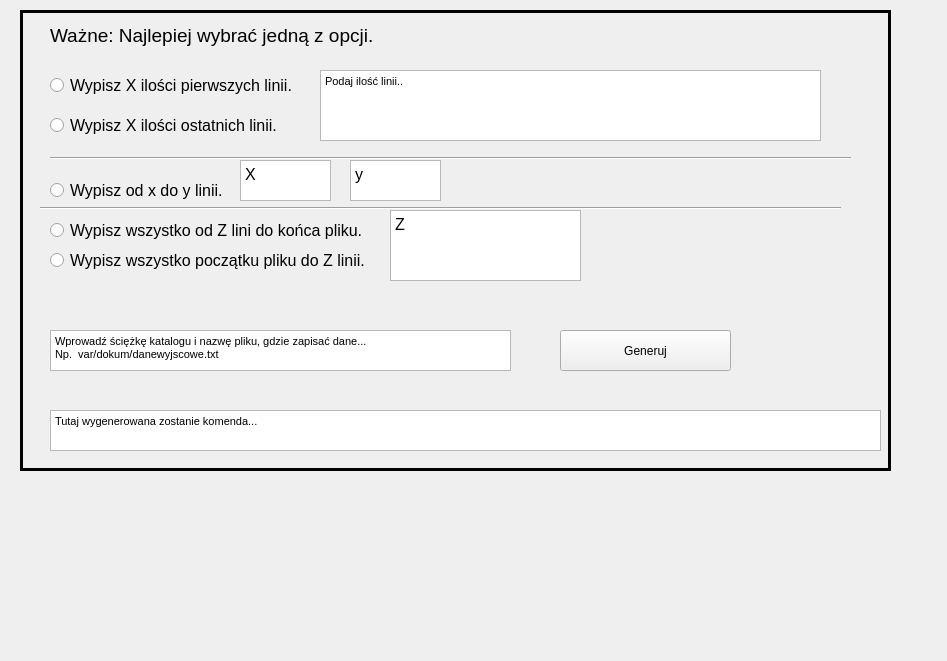
      <widget class="QWidget" name="grepnumLine">
       <property name="geometry">
        <rect>
         <x>0</x>
         <y>0</y>
         <width>947</width>
         <height>661</height>
        </rect>
       </property>
       <attribute name="label">
        <string>Wypisz X linii</string>
       </attribute>
       <widget class="QFrame" name="InfoFileFrame_findline">
        <property name="geometry">
         <rect>
          <x>20</x>
          <y>10</y>
          <width>871</width>
          <height>461</height>
         </rect>
        </property>
        <property name="frameShape">
         <enum>QFrame::Panel</enum>
        </property>
        <property name="frameShadow">
         <enum>QFrame::Plain</enum>
        </property>
        <property name="lineWidth">
         <number>3</number>
        </property>
        <property name="midLineWidth">
         <number>5</number>
        </property>
        <widget class="QTextBrowser" name="textBrowser_awk_cmd">
         <property name="geometry">
          <rect>
           <x>30</x>
           <y>400</y>
           <width>831</width>
           <height>41</height>
          </rect>
         </property>
         <property name="html">
          <string>&lt;!DOCTYPE HTML PUBLIC &quot;-//W3C//DTD HTML 4.0//EN&quot; &quot;http://www.w3.org/TR/REC-html40/strict.dtd&quot;&gt;
&lt;html&gt;&lt;head&gt;&lt;meta name=&quot;qrichtext&quot; content=&quot;1&quot; /&gt;&lt;style type=&quot;text/css&quot;&gt;
p, li { white-space: pre-wrap; }
&lt;/style&gt;&lt;/head&gt;&lt;body style=&quot; font-family:'MS Shell Dlg 2'; font-size:11pt; font-weight:400; font-style:normal;&quot;&gt;
&lt;p style=&quot; margin-top:0px; margin-bottom:0px; margin-left:0px; margin-right:0px; -qt-block-indent:0; text-indent:0px;&quot;&gt;&lt;span style=&quot; font-size:8.25pt;&quot;&gt;Tutaj wygenerowana zostanie komenda...&lt;/span&gt;&lt;/p&gt;&lt;/body&gt;&lt;/html&gt;</string>
         </property>
        </widget>
        <widget class="QPushButton" name="pushButton_awk_generate">
         <property name="geometry">
          <rect>
           <x>540</x>
           <y>320</y>
           <width>171</width>
           <height>41</height>
          </rect>
         </property>
         <property name="text">
          <string>Generuj</string>
         </property>
        </widget>
        <widget class="QTextEdit" name="textEdit_awk_xLine">
         <property name="geometry">
          <rect>
           <x>300</x>
           <y>60</y>
           <width>501</width>
           <height>71</height>
          </rect>
         </property>
         <property name="html">
          <string>&lt;!DOCTYPE HTML PUBLIC &quot;-//W3C//DTD HTML 4.0//EN&quot; &quot;http://www.w3.org/TR/REC-html40/strict.dtd&quot;&gt;
&lt;html&gt;&lt;head&gt;&lt;meta name=&quot;qrichtext&quot; content=&quot;1&quot; /&gt;&lt;style type=&quot;text/css&quot;&gt;
p, li { white-space: pre-wrap; }
&lt;/style&gt;&lt;/head&gt;&lt;body style=&quot; font-family:'MS Shell Dlg 2'; font-size:11pt; font-weight:400; font-style:normal;&quot;&gt;
&lt;p style=&quot; margin-top:0px; margin-bottom:0px; margin-left:0px; margin-right:0px; -qt-block-indent:0; text-indent:0px;&quot;&gt;&lt;span style=&quot; font-size:8.25pt;&quot;&gt;Podaj ilość linii..&lt;/span&gt;&lt;/p&gt;&lt;/body&gt;&lt;/html&gt;</string>
         </property>
        </widget>
        <widget class="QRadioButton" name="radioButton_awk_head">
         <property name="geometry">
          <rect>
           <x>30</x>
           <y>50</y>
           <width>251</width>
           <height>51</height>
          </rect>
         </property>
         <property name="font">
          <font>
           <pointsize>12</pointsize>
          </font>
         </property>
         <property name="text">
          <string>Wypisz X ilości pierwszych linii.</string>
         </property>
        </widget>
        <widget class="QRadioButton" name="radioButton_awk_sed_x_y">
         <property name="geometry">
          <rect>
           <x>30</x>
           <y>160</y>
           <width>181</width>
           <height>41</height>
          </rect>
         </property>
         <property name="font">
          <font>
           <pointsize>12</pointsize>
          </font>
         </property>
         <property name="text">
          <string>Wypisz od x do y linii.</string>
         </property>
        </widget>
        <widget class="QRadioButton" name="radioButton__awk_sed_z_end">
         <property name="geometry">
          <rect>
           <x>30</x>
           <y>200</y>
           <width>321</width>
           <height>41</height>
          </rect>
         </property>
         <property name="font">
          <font>
           <pointsize>12</pointsize>
          </font>
         </property>
         <property name="text">
          <string>Wypisz wszystko od Z lini do końca pliku.</string>
         </property>
        </widget>
        <widget class="QRadioButton" name="radioButton_awk_tail">
         <property name="geometry">
          <rect>
           <x>30</x>
           <y>90</y>
           <width>251</width>
           <height>51</height>
          </rect>
         </property>
         <property name="font">
          <font>
           <pointsize>12</pointsize>
          </font>
         </property>
         <property name="text">
          <string>Wypisz X ilości ostatnich linii.</string>
         </property>
        </widget>
        <widget class="QTextEdit" name="textEdit_awk_sed_x">
         <property name="geometry">
          <rect>
           <x>220</x>
           <y>150</y>
           <width>91</width>
           <height>41</height>
          </rect>
         </property>
         <property name="html">
          <string>&lt;!DOCTYPE HTML PUBLIC &quot;-//W3C//DTD HTML 4.0//EN&quot; &quot;http://www.w3.org/TR/REC-html40/strict.dtd&quot;&gt;
&lt;html&gt;&lt;head&gt;&lt;meta name=&quot;qrichtext&quot; content=&quot;1&quot; /&gt;&lt;style type=&quot;text/css&quot;&gt;
p, li { white-space: pre-wrap; }
&lt;/style&gt;&lt;/head&gt;&lt;body style=&quot; font-family:'MS Shell Dlg 2'; font-size:11pt; font-weight:400; font-style:normal;&quot;&gt;
&lt;p style=&quot; margin-top:0px; margin-bottom:0px; margin-left:0px; margin-right:0px; -qt-block-indent:0; text-indent:0px;&quot;&gt;&lt;span style=&quot; font-size:12pt;&quot;&gt;X&lt;/span&gt;&lt;/p&gt;&lt;/body&gt;&lt;/html&gt;</string>
         </property>
        </widget>
        <widget class="QTextEdit" name="textEdit_awk_sed_y">
         <property name="geometry">
          <rect>
           <x>330</x>
           <y>150</y>
           <width>91</width>
           <height>41</height>
          </rect>
         </property>
         <property name="html">
          <string>&lt;!DOCTYPE HTML PUBLIC &quot;-//W3C//DTD HTML 4.0//EN&quot; &quot;http://www.w3.org/TR/REC-html40/strict.dtd&quot;&gt;
&lt;html&gt;&lt;head&gt;&lt;meta name=&quot;qrichtext&quot; content=&quot;1&quot; /&gt;&lt;style type=&quot;text/css&quot;&gt;
p, li { white-space: pre-wrap; }
&lt;/style&gt;&lt;/head&gt;&lt;body style=&quot; font-family:'MS Shell Dlg 2'; font-size:11pt; font-weight:400; font-style:normal;&quot;&gt;
&lt;p style=&quot; margin-top:0px; margin-bottom:0px; margin-left:0px; margin-right:0px; -qt-block-indent:0; text-indent:0px;&quot;&gt;&lt;span style=&quot; font-size:12pt;&quot;&gt;y&lt;/span&gt;&lt;/p&gt;&lt;/body&gt;&lt;/html&gt;</string>
         </property>
        </widget>
        <widget class="QRadioButton" name="radioButton__awk_sed_start_z">
         <property name="geometry">
          <rect>
           <x>30</x>
           <y>230</y>
           <width>331</width>
           <height>41</height>
          </rect>
         </property>
         <property name="font">
          <font>
           <pointsize>12</pointsize>
          </font>
         </property>
         <property name="text">
          <string>Wypisz wszystko początku pliku do Z linii.</string>
         </property>
        </widget>
        <widget class="QTextEdit" name="textEdit_awk_start_end_z">
         <property name="geometry">
          <rect>
           <x>370</x>
           <y>200</y>
           <width>191</width>
           <height>71</height>
          </rect>
         </property>
         <property name="html">
          <string>&lt;!DOCTYPE HTML PUBLIC &quot;-//W3C//DTD HTML 4.0//EN&quot; &quot;http://www.w3.org/TR/REC-html40/strict.dtd&quot;&gt;
&lt;html&gt;&lt;head&gt;&lt;meta name=&quot;qrichtext&quot; content=&quot;1&quot; /&gt;&lt;style type=&quot;text/css&quot;&gt;
p, li { white-space: pre-wrap; }
&lt;/style&gt;&lt;/head&gt;&lt;body style=&quot; font-family:'MS Shell Dlg 2'; font-size:11pt; font-weight:400; font-style:normal;&quot;&gt;
&lt;p style=&quot; margin-top:0px; margin-bottom:0px; margin-left:0px; margin-right:0px; -qt-block-indent:0; text-indent:0px;&quot;&gt;&lt;span style=&quot; font-size:12pt;&quot;&gt;Z&lt;/span&gt;&lt;/p&gt;&lt;/body&gt;&lt;/html&gt;</string>
         </property>
        </widget>
        <widget class="QLabel" name="label_awk_info">
         <property name="geometry">
          <rect>
           <x>30</x>
           <y>10</y>
           <width>501</width>
           <height>31</height>
          </rect>
         </property>
         <property name="font">
          <font>
           <pointsize>14</pointsize>
          </font>
         </property>
         <property name="text">
          <string>Ważne: Najlepiej wybrać jedną z opcji. </string>
         </property>
        </widget>
        <widget class="QTextEdit" name="textEdit_awk_savepath">
         <property name="geometry">
          <rect>
           <x>30</x>
           <y>320</y>
           <width>461</width>
           <height>41</height>
          </rect>
         </property>
         <property name="html">
          <string>&lt;!DOCTYPE HTML PUBLIC &quot;-//W3C//DTD HTML 4.0//EN&quot; &quot;http://www.w3.org/TR/REC-html40/strict.dtd&quot;&gt;
&lt;html&gt;&lt;head&gt;&lt;meta name=&quot;qrichtext&quot; content=&quot;1&quot; /&gt;&lt;style type=&quot;text/css&quot;&gt;
p, li { white-space: pre-wrap; }
&lt;/style&gt;&lt;/head&gt;&lt;body style=&quot; font-family:'MS Shell Dlg 2'; font-size:11pt; font-weight:400; font-style:normal;&quot;&gt;
&lt;p style=&quot; margin-top:0px; margin-bottom:0px; margin-left:0px; margin-right:0px; -qt-block-indent:0; text-indent:0px;&quot;&gt;&lt;span style=&quot; font-size:8.25pt;&quot;&gt;Wprowadź ściężkę katalogu i nazwę pliku, gdzie zapisać dane...&lt;br /&gt;Np.  var/dokum/danewyjscowe.txt&lt;/span&gt;&lt;/p&gt;&lt;/body&gt;&lt;/html&gt;</string>
         </property>
        </widget>
        <widget class="Line" name="line_5">
         <property name="geometry">
          <rect>
           <x>30</x>
           <y>140</y>
           <width>801</width>
           <height>16</height>
          </rect>
         </property>
         <property name="orientation">
          <enum>Qt::Horizontal</enum>
         </property>
        </widget>
        <widget class="Line" name="line_6">
         <property name="geometry">
          <rect>
           <x>20</x>
           <y>190</y>
           <width>801</width>
           <height>16</height>
          </rect>
         </property>
         <property name="orientation">
          <enum>Qt::Horizontal</enum>
         </property>
        </widget>
       </widget>
      </widget>
